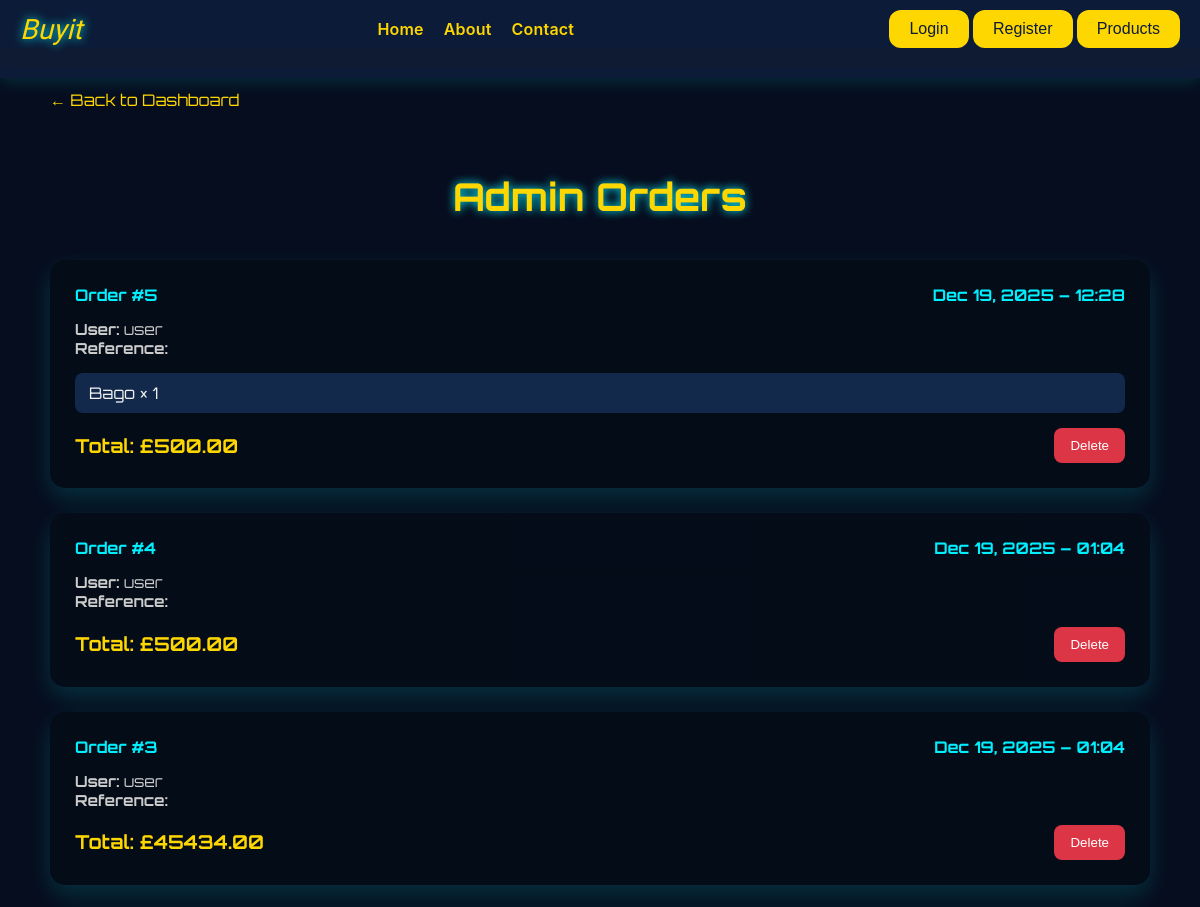
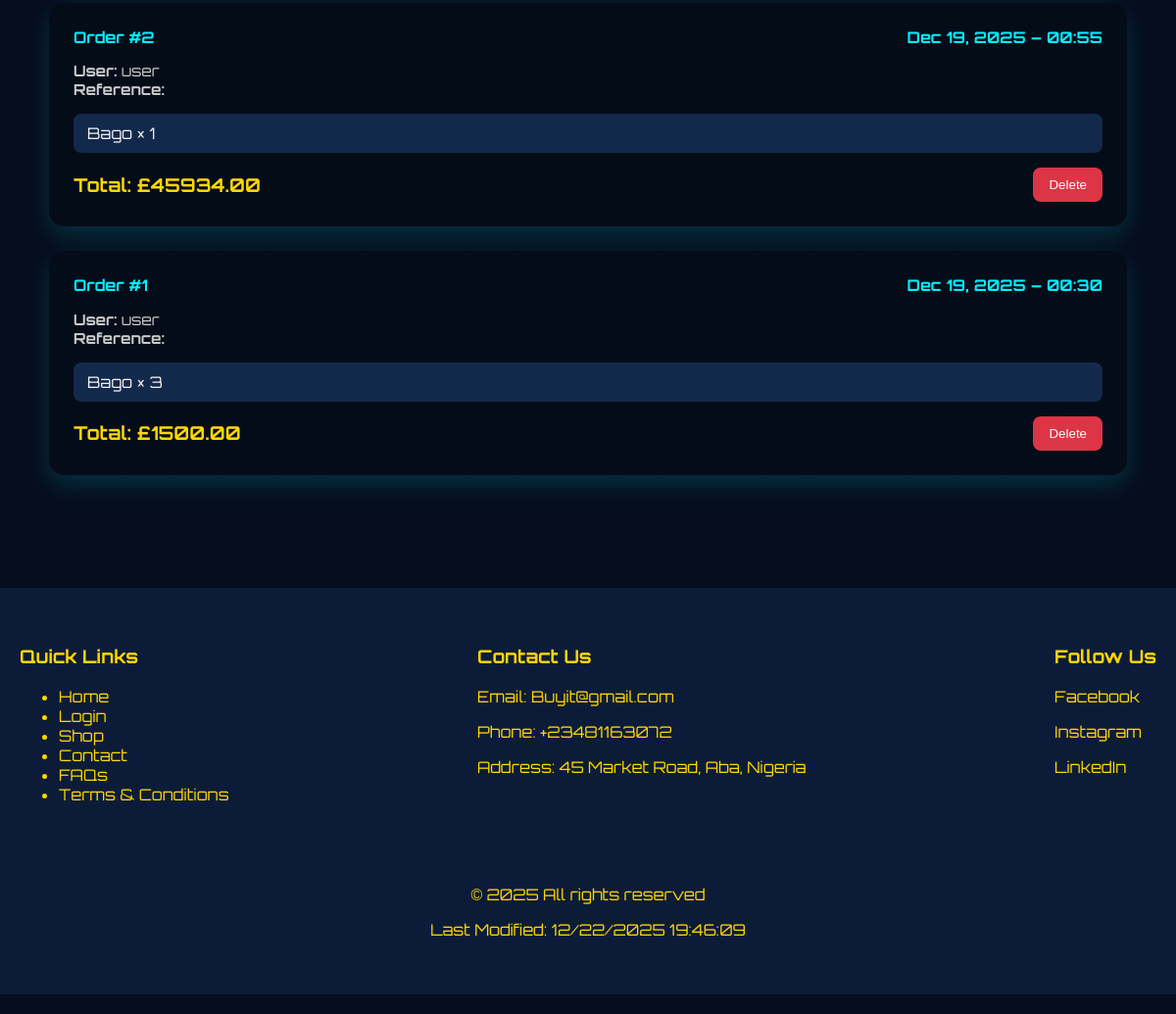
The app's page /admin-dashboard/orders/ (signed in) with its own data (2 pictures, top to bottom).
### shop/models.py (models this page shows, shortened)
class Order(models.Model):
    user = models.ForeignKey(User, on_delete=models.CASCADE)
    total_amount = models.DecimalField(max_digits=10, decimal_places=2)
    payment_id = models.CharField(max_length=200, blank=True, null=True)
    payment_provider = models.CharField(max_length=50, default="paypal")
    status = models.CharField(
        max_length=20,
        choices=[("pending", "Pending"), ("paid", "Paid")],
        default="pending"
    )
    created_at = models.DateTimeField(auto_now_add=True)

class OrderItem(models.Model):
    order = models.ForeignKey(Order, on_delete=models.CASCADE, related_name='items')
    product = models.ForeignKey(Product, on_delete=models.CASCADE)
    quantity = models.PositiveIntegerField()

class Product(models.Model):
    name = models.CharField(max_length=200)
    description = models.TextField()
    category = models.ForeignKey(Category, on_delete=models.CASCADE, related_name='products',null=True, blank=True)
    price = models.DecimalField(max_digits=10, decimal_places=2)
    image = models.ImageField(upload_to='image/', blank=True, null=True)
    created_at = models.DateTimeField(auto_now_add=True)

### shop/admin_views.py (the view)
@login_required
@admin_required
def orders_list(request):
    orders = Order.objects.all().order_by('-created_at')
    return render(request, 'admin/orders_list.html', {'orders': orders})

### shop/decorate.py (called while the page is built)
def admin_required(view_func):
    @wraps(view_func)
    def wrapper(request, *args, **kwargs):
        if not request.user.is_authenticated:
            return redirect("login")
        profile, created = Profile.objects.get_or_create(user=request.user)
        if not profile.is_custom_admin:
            messages.error(request, "Access denied. Admins only.")
            return redirect("product_list")
        return view_func(request, *args, **kwargs)
    return wrapper

### shop/templates/admin/orders_list.html (shortened to what this page needs)
{% extends 'base.html' %}
{% block content %}
<div class="orders-admin">
    <a href="{% url 'admin-dashboard' %}" class="back-link">← Back to Dashboard</a>
    <h2>Admin Orders</h2>
    {% if orders %}
        {% for order in orders %}
            <div class="order-card">
                <div class="order-header">
                    <span>Order #{{ order.id }}</span>
                    <span>{{ order.created_at|date:"M d, Y – H:i" }}</span>
                </div>
                <p class="order-meta">
                    <strong>User:</strong> {{ order.user }} <br>
                    <strong>Reference:</strong> {{ order.reference }}
                </p>
                <ul class="order-items">
                    {% for item in order.items.all %}
                        <li>{{ item.product.name }} × {{ item.quantity }}</li>
                    {% endfor %}
                </ul>
                <div class="order-actions">
                    <span class="order-total">Total: £{{ order.total_amount }}</span>
                    <form method="POST" action="{% url 'admin-delete-order' order.id %}" onclick="return confirm('Are you sure you want to delete this order?');">
                        <button type="submit" class="delete-btn">Delete</button>
                    </form>
                </div>
            </div>
        {% endfor %}
    {% else %}
        <p class="no-orders">No orders found.</p>
    {% endif %}
</div>
{% endblock content %}

### shop/templates/admin/orders_list.html (style rules this page uses)
.orders-admin { max-width: 1100px; margin: 60px auto; padding: 30px; font-family: 'Orbitron', sans-serif; color: #f0f0f0; }
.orders-admin h2 { text-align: center; font-size: 2.4rem; color: #ffd700; margin-bottom: 40px; text-shadow: 0 0 10px #00f0ff; }
.order-card { background: linear-gradient(rgba(0,0,0,0.6), rgba(0,0,0,0.6)), #0a1f3d; padding: 25px; border-radius: 15px; margin-bottom: 25px; box-shadow: 0 10px 25px rgba(0,255,255,0.15); transition: transform 0.3s ease; }
.order-header { display: flex; justify-content: space-between; flex-wrap: wrap; margin-bottom: 10px; font-weight: bold; color: #00f0ff; }
.order-meta { font-size: 0.95rem; color: #ccc; }
.order-items { list-style: none; padding: 0; margin: 15px 0; }
.order-items li { background-color: #13294b; padding: 10px 14px; border-radius: 8px; margin-bottom: 8px; color: #f0f0f0; }
.order-actions { display: flex; justify-content: space-between; align-items: center; margin-top: 15px; }
.order-total { font-size: 1.2rem; color: #ffd700; font-weight: bold; }
.delete-btn { background-color: #dc3545; color: white; border: none; padding: 10px 16px; border-radius: 8px; cursor: pointer; transition: 0.3s; }
.back-link { display: inline-block; margin-bottom: 30px; color: #ffd700; text-decoration: none; }

### shop/templates/base.html (style rules this page uses)
body { background-color: #060d1e; color: #f0f0f0; font-family: 'Orbitron', sans-serif; margin: 0; padding: 0; overflow-x: hidden; }
a { text-decoration: none; color: #ffd700; transition: 0.3s; }

### records on screen
Order: id "5", created_at "Dec 19, 2025 – 12:28", user "user", total_amount "500.00"
OrderItem: product.name "Bago", quantity "1"
Order: id "4", created_at "Dec 19, 2025 – 01:04", user "user", total_amount "500.00"
Order: id "3", created_at "Dec 19, 2025 – 01:04", user "user", total_amount "45434.00"
Order: id "2", created_at "Dec 19, 2025 – 00:55", user "user", total_amount "45934.00"
OrderItem: product.name "Bago", quantity "1"
Order: id "1", created_at "Dec 19, 2025 – 00:30", user "user", total_amount "1500.00"
OrderItem: product.name "Bago", quantity "3"
